Frame 1 (no input): blank canvas, image omitted
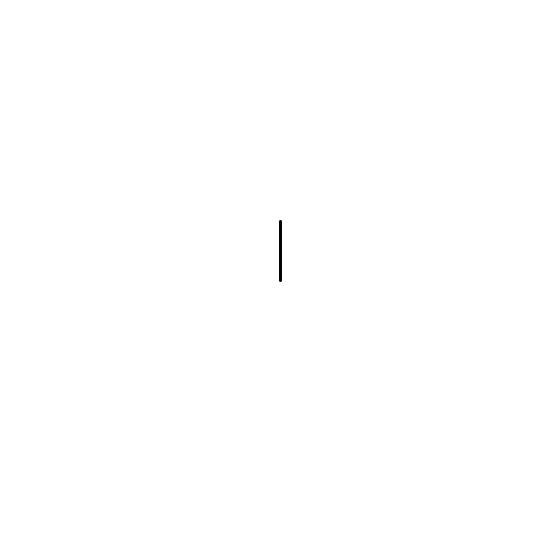
Frame 60 (the mouse pressed at the canvas centre just before this capture)
Frame 120 (the mouse held since frame 60 and released just before this capture): identical to frame 60, image omitted

The Processing sketch that drew this single still picture (run headless with seeded random() and noise(); from frame 60 on, the mouse is pressed at the canvas centre):

// Processing sketch: processing_26531
// ── processing_26531.pde

//DECLARATIONS
float xPos, xPos1, xPos2;
float yPos, yPos1, yPos2;

float xPosA, xPosB, xPosC, xPosD;
float yPosA, yPosB, yPosC, yPosD;

float xPosA1, xPosA2, xPosB1, xPosB2, xPosC1, xPosC2, xPosD1, xPosD2;
float yPosA1, yPosA2, yPosB1, yPosB2, yPosC1, yPosC2, yPosD1, yPosD2;

//INTITIAL SETTINGS
void setup(){
  background(255);
  size(560, 560);
  smooth();
 
  yPos = height/2;

  xPos1 = width/2;
  yPos1 = height/56*12; 
  xPos2 = width/2;
  yPos2 = height/56*12;
  
  xPosA = width/56*24;
  yPosA = height/56*8; 
  xPosA1 = width/56*20;
  yPosA1 = height/56*8; 
  xPosA2 = width/56*20;
  yPosA2 = height/56*8;
  
  xPosB = width/56*24;
  yPosB = height/56*8; 
  xPosB1 = width/56*24;
  yPosB1 = height/56*4;
  xPosB2 = width/56*24;
  yPosB2 = height/56*4;
  
  xPosC = width/56*32;
  yPosC = height/56*8; 
  xPosC1 = width/56*32;
  yPosC1 = height/56*4;
  xPosC2 = width/56*32;
  yPosC2 = height/56*4;
  
  xPosD = width/56*32;
  yPosD = height/56*8; 
  xPosD1 = width/56*36;
  yPosD1 = height/56*8; 
  xPosD2 = width/56*36;
  yPosD2 = height/56*8;
}

void draw(){

  strokeWeight(3);

//1ST BRANCH
//1ST CONSTRUCTOR LINE 
  
  if(mouseY< height/2){
   point(width/2, yPos);
    yPos--;
    
    //LINE 1
    if(yPos < height/56*12){
      point(xPos1, yPos1); 
       xPos1--;
       yPos1--;
      //LINE A
      if(yPos1 < height/56*8){
       point(xPosA, yPosA); 
        xPosA--;
        //LINE A1 & A2
        if(xPosA < width/56*20){
         point(xPosA1, yPosA1); 
         xPosA1--;
         yPosA1++;
         point(xPosA2, yPosA2);
         xPosA2--;
         yPosA2--;
        }
      }
      //LINE B
      if(yPos1 < height/56*8){
       point(xPosB, yPosB); 
        yPosB--;
        //LINE B1 & B2
        if(yPosB < height/56*4){
         point(xPosB1, yPosB1); 
         xPosB1--;
         yPosB1--;
         point(xPosB2, yPosB2);
         xPosB2++;
         yPosB2--;
      }
    }
  }
    
    //LINE 2
    if(yPos < height/56*12){
      point(xPos2, yPos2); 
       xPos2++;
       yPos2--; 
      //LINE C
      if(yPos2 < height/56*8){
       point(xPosC, yPosC); 
        yPosC--;
        //LINE C1 & C2
         if(yPosC < height/56*4){
         point(xPosC1, yPosC1); 
         xPosC1--;
         yPosC1--;
         point(xPosC2, yPosC2);
         xPosC2++;
         yPosC2--;
        }
      }
      //LINE D
      if(yPos2 < height/56*8){
       point(xPosD, yPosD); 
       xPosD++;
       //LINE D1 & D2
       if(xPosD > width/56*36){
         point(xPosD1, yPosD1); 
         xPosD1++;
         yPosD1--;
         point(xPosD2, yPosD2);
         xPosD2++;
         yPosD2++;          
        }
      }
    }
 
 
  }
  
//2ND BRANCH
//2ND CONSTRUCTOR LINE  







  
//  if(yPos1<height/4 && mouseX>0){
//  line(xPos1, yPos1, xPos1-0.1, yPos1-0.1); 
//  xPos1--;
//  yPos1--;
//  }
//  
//  //line 1
//  if(mouseY<height/4 && mouseX>0){
//   line(xPos1, yPos1, xPos1-0.1, yPos1-0.1); 
//  xPos1--;
//  yPos1--;
//  }
}
